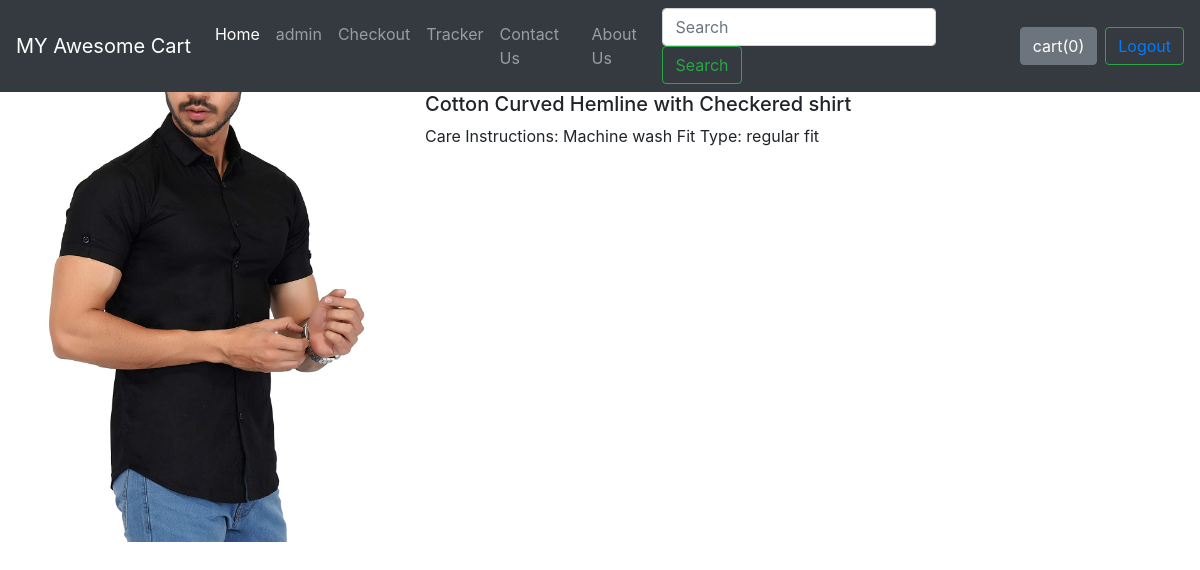
Screenshot of /shop/products/2 with the database file from the repository.
### shop/models.py (models this page shows, shortened)
class product(models.Model):
    product_id=models.AutoField
    product_name=models.CharField(max_length=50)
    category=models.CharField(max_length=50, default="")
    subcategory = models.CharField(max_length=50, default="")
    price=models.IntegerField(default=0)
    desc = models.CharField(max_length=300)
    pub_date=models.DateField()
    image=models.ImageField(upload_to="shop/images",default="")

### shop/views.py (the view)
# urls.py: path("products/<int:myid>", views.products, name="productViews"),
def products(request,myid):
    products = product.objects.filter(id=myid)
    return render(request,'shop/products.html',{'product':products[0]})

### shop/template/shop/products.html (shortened to what this page needs)
{% extends 'shop/basic.html' %}
{% block body%}
<div class="container">
    <div class="row">
    <div class="col-md-4">
    <div class="row">
        <img src="/media/{{product.image}}" width="350" height="450">
    </div>
    </div>
    <div class="col-md-8">
        <h5>{{product.product_name}}</h5>
        <p>{{product.desc}}</p>
    </div>
    </div>
</div>
{% endblock %}

### rows the page displays
product: image (picture), product_name "Cotton Curved Hemline with Checkered shirt", desc "Care Instructions: Machine wash Fit Type: regular fit"
